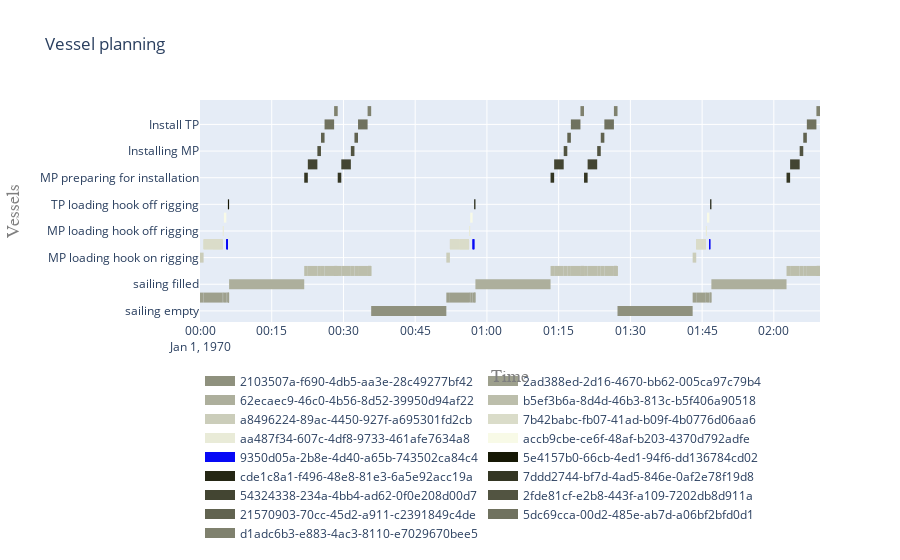

Notebook code for this chart:
### Code cell
plot.vessel_planning([*single_run, *loading, *unloading])

### Figure 1 — Plotly figure (JSON) as saved in the notebook; plotly's stock layout.template omitted (floating-point values rounded to 4 significant figures; data arrays with more than 128 entries replaced by an {"elided": "..."} marker saying what was removed)
{"data": [{"connectgaps": false, "hoverinfo": "y+name", "line": {"color": "rgb(143,145,126)", "width": 10}, "mode": "lines", "name": "2103507a-f690-4db5-aa3e-28c49277bf42", "type": "scatter", "x": ["1970-01-01T00:00:00", "1970-01-01T00:00:00", "1970-01-01T00:00:00", "1970-01-01T00:00:00", "1970-01-01T00:00:00", "1970-01-01T00:35:47.824591", "1970-01-01T00:35:47.824591", "1970-01-01T00:51:30.649183", "1970-01-01T00:51:30.649183", "1970-01-01T00:51:30.649183", "1970-01-01T01:27:18.473774", "1970-01-01T01:27:18.473774", "1970-01-01T01:43:01.298365", "1970-01-01T01:43:01.298365", "1970-01-01T01:43:01.298365"], "y": ["sailing empty", "sailing empty", "sailing empty", "sailing empty", null, "sailing empty", "sailing empty", "sailing empty", "sailing empty", null, "sailing empty", "sailing empty", "sailing empty", "sailing empty", null]}, {"connectgaps": false, "hoverinfo": "y+name", "line": {"color": "rgb(158,160,141)", "width": 10}, "mode": "lines", "name": "2ad388ed-2d16-4670-bb62-005ca97c79b4", "type": "scatter", "x": ["1970-01-01T00:00:00", "1970-01-01T00:00:00", "1970-01-01T00:00:45", "1970-01-01T00:00:45", "1970-01-01T00:00:45", "1970-01-01T00:00:45", "1970-01-01T00:00:45", "1970-01-01T00:04:45", "1970-01-01T00:04:45", "1970-01-01T00:04:45", "1970-01-01T00:04:45", "1970-01-01T00:04:45", "1970-01-01T00:05:00", "1970-01-01T00:05:00", "1970-01-01T00:05:00", "1970-01-01T00:05:00", "1970-01-01T00:05:00", "1970-01-01T00:05:30", "1970-01-01T00:05:30", "1970-01-01T00:05:30", "1970-01-01T00:05:30", "1970-01-01T00:05:30", "1970-01-01T00:05:50", "1970-01-01T00:05:50", "1970-01-01T00:05:50", "1970-01-01T00:05:50", "1970-01-01T00:05:50", "1970-01-01T00:06:05", "1970-01-01T00:06:05", "1970-01-01T00:06:05", "1970-01-01T00:05:50", "1970-01-01T00:05:50", "1970-01-01T00:06:05", "1970-01-01T00:06:05", "1970-01-01T00:06:05", "1970-01-01T00:51:30.649183", "1970-01-01T00:51:30.649183", "1970-01-01T00:52:15.649183", "1970-01-01T00:52:15.649183", "1970-01-01T00:52:15.649183", "1970-01-01T00:52:15.649183", "1970-01-01T00:52:15.649183", "1970-01-01T00:56:15.649183", "1970-01-01T00:56:15.649183", "1970-01-01T00:56:15.649183", "1970-01-01T00:56:15.649183", "1970-01-01T00:56:15.649183", "1970-01-01T00:56:30.649183", "1970-01-01T00:56:30.649183", "1970-01-01T00:56:30.649183", "1970-01-01T00:56:30.649183", "1970-01-01T00:56:30.649183", "1970-01-01T00:57:00.649183", "1970-01-01T00:57:00.649183", "1970-01-01T00:57:00.649183", "1970-01-01T00:57:00.649183", "1970-01-01T00:57:00.649183", "1970-01-01T00:57:20.649183", "1970-01-01T00:57:20.649183", "1970-01-01T00:57:20.649183", "1970-01-01T00:57:20.649183", "1970-01-01T00:57:20.649183", "1970-01-01T00:57:35.649183", "1970-01-01T00:57:35.649183", "1970-01-01T00:57:35.649183", "1970-01-01T00:57:20.649183", "1970-01-01T00:57:20.649183", "1970-01-01T00:57:35.649183", "1970-01-01T00:57:35.649183", "1970-01-01T00:57:35.649183", "1970-01-01T01:43:01.298365", "1970-01-01T01:43:01.298365", "1970-01-01T01:43:46.298365", "1970-01-01T01:43:46.298365", "1970-01-01T01:43:46.298365", "1970-01-01T01:43:46.298365", "1970-01-01T01:43:46.298365", "1970-01-01T01:45:46.298365", "1970-01-01T01:45:46.298365", "1970-01-01T01:45:46.298365", "1970-01-01T01:45:46.298365", "1970-01-01T01:45:46.298365", "1970-01-01T01:46:01.298365", "1970-01-01T01:46:01.298365", "1970-01-01T01:46:01.298365", "1970-01-01T01:46:01.298365", "1970-01-01T01:46:01.298365", "1970-01-01T01:46:31.298365", "1970-01-01T01:46:31.298365", "1970-01-01T01:46:31.298365", "1970-01-01T01:46:31.298365", "1970-01-01T01:46:31.298365", "1970-01-01T01:46:41.298365", "1970-01-01T01:46:41.298365", "1970-01-01T01:46:41.298365", "1970-01-01T01:46:41.298365", "1970-01-01T01:46:41.298365", "1970-01-01T01:46:56.298365", "1970-01-01T01:46:56.298365", "1970-01-01T01:46:56.298365", "1970-01-01T01:46:41.298365", "1970-01-01T01:46:41.298365", "1970-01-01T01:46:56.298365", "1970-01-01T01:46:56.298365", "1970-01-01T01:46:56.298365"], "y": ["loading", "loading", "loading", "loading", null, "loading", "loading", "loading", "loading", null, "loading", "loading", "loading", "loading", null, "loading", "loading", "loading", "loading", null, "loading", "loading", "loading", "loading", null, "loading", "loading", "loading", "loading", null, "loading", "loading", "loading", "loading", null, "loading", "loading", "loading", "loading", null, "loading", "loading", "loading", "loading", null, "loading", "loading", "loading", "loading", null, "loading", "loading", "loading", "loading", null, "loading", "loading", "loading", "loading", null, "loading", "loading", "loading", "loading", null, "loading", "loading", "loading", "loading", null, "loading", "loading", "loading", "loading", null, "loading", "loading", "loading", "loading", null, "loading", "loading", "loading", "loading", null, "loading", "loading", "loading", "loading", null, "loading", "loading", "loading", "loading", null, "loading", "loading", "loading", "loading", null, "loading", "loading", "loading", "loading", null]}, {"connectgaps": false, "hoverinfo": "y+name", "line": {"color": "rgb(173,175,156)", "width": 10}, "mode": "lines", "name": "62ecaec9-46c0-4b56-8d52-39950d94af22", "type": "scatter", "x": ["1970-01-01T00:06:05", "1970-01-01T00:06:05", "1970-01-01T00:21:47.824591", "1970-01-01T00:21:47.824591", "1970-01-01T00:21:47.824591", "1970-01-01T00:57:35.649183", "1970-01-01T00:57:35.649183", "1970-01-01T01:13:18.473774", "1970-01-01T01:13:18.473774", "1970-01-01T01:13:18.473774", "1970-01-01T01:46:56.298365", "1970-01-01T01:46:56.298365", "1970-01-01T02:02:39.122956", "1970-01-01T02:02:39.122956", "1970-01-01T02:02:39.122956"], "y": ["sailing filled", "sailing filled", "sailing filled", "sailing filled", null, "sailing filled", "sailing filled", "sailing filled", "sailing filled", null, "sailing filled", "sailing filled", "sailing filled", "sailing filled", null]}, {"connectgaps": false, "hoverinfo": "y+name", "line": {"color": "rgb(188,190,171)", "width": 10}, "mode": "lines", "name": "b5ef3b6a-8d4d-46b3-813c-b5f406a90518", "type": "scatter", "x": {"elided": "240 str values"}, "y": {"elided": "240 str values"}}, {"connectgaps": false, "hoverinfo": "y+name", "line": {"color": "rgb(203,205,186)", "width": 10}, "mode": "lines", "name": "a8496224-89ac-4450-927f-a695301fd2cb", "type": "scatter", "x": ["1970-01-01T00:00:00", "1970-01-01T00:00:00", "1970-01-01T00:00:45", "1970-01-01T00:00:45", "1970-01-01T00:00:45", "1970-01-01T00:51:30.649183", "1970-01-01T00:51:30.649183", "1970-01-01T00:52:15.649183", "1970-01-01T00:52:15.649183", "1970-01-01T00:52:15.649183", "1970-01-01T01:43:01.298365", "1970-01-01T01:43:01.298365", "1970-01-01T01:43:46.298365", "1970-01-01T01:43:46.298365", "1970-01-01T01:43:46.298365"], "y": ["MP loading hook on rigging", "MP loading hook on rigging", "MP loading hook on rigging", "MP loading hook on rigging", null, "MP loading hook on rigging", "MP loading hook on rigging", "MP loading hook on rigging", "MP loading hook on rigging", null, "MP loading hook on rigging", "MP loading hook on rigging", "MP loading hook on rigging", "MP loading hook on rigging", null]}, {"connectgaps": false, "hoverinfo": "y+name", "line": {"color": "rgb(218,220,201)", "width": 10}, "mode": "lines", "name": "7b42babc-fb07-41ad-b09f-4b0776d06aa6", "type": "scatter", "x": ["1970-01-01T00:00:45", "1970-01-01T00:00:45", "1970-01-01T00:02:45", "1970-01-01T00:02:45", "1970-01-01T00:02:45", "1970-01-01T00:00:45", "1970-01-01T00:00:45", "1970-01-01T00:02:45", "1970-01-01T00:02:45", "1970-01-01T00:02:45", "1970-01-01T00:00:45", "1970-01-01T00:00:45", "1970-01-01T00:02:45", "1970-01-01T00:02:45", "1970-01-01T00:02:45", "1970-01-01T00:02:45", "1970-01-01T00:02:45", "1970-01-01T00:04:45", "1970-01-01T00:04:45", "1970-01-01T00:04:45", "1970-01-01T00:02:45", "1970-01-01T00:02:45", "1970-01-01T00:04:45", "1970-01-01T00:04:45", "1970-01-01T00:04:45", "1970-01-01T00:02:45", "1970-01-01T00:02:45", "1970-01-01T00:04:45", "1970-01-01T00:04:45", "1970-01-01T00:04:45", "1970-01-01T00:02:45", "1970-01-01T00:02:45", "1970-01-01T00:04:45", "1970-01-01T00:04:45", "1970-01-01T00:04:45", "1970-01-01T00:52:15.649183", "1970-01-01T00:52:15.649183", "1970-01-01T00:54:15.649183", "1970-01-01T00:54:15.649183", "1970-01-01T00:54:15.649183", "1970-01-01T00:52:15.649183", "1970-01-01T00:52:15.649183", "1970-01-01T00:54:15.649183", "1970-01-01T00:54:15.649183", "1970-01-01T00:54:15.649183", "1970-01-01T00:52:15.649183", "1970-01-01T00:52:15.649183", "1970-01-01T00:54:15.649183", "1970-01-01T00:54:15.649183", "1970-01-01T00:54:15.649183", "1970-01-01T00:54:15.649183", "1970-01-01T00:54:15.649183", "1970-01-01T00:56:15.649183", "1970-01-01T00:56:15.649183", "1970-01-01T00:56:15.649183", "1970-01-01T00:54:15.649183", "1970-01-01T00:54:15.649183", "1970-01-01T00:56:15.649183", "1970-01-01T00:56:15.649183", "1970-01-01T00:56:15.649183", "1970-01-01T00:54:15.649183", "1970-01-01T00:54:15.649183", "1970-01-01T00:56:15.649183", "1970-01-01T00:56:15.649183", "1970-01-01T00:56:15.649183", "1970-01-01T00:54:15.649183", "1970-01-01T00:54:15.649183", "1970-01-01T00:56:15.649183", "1970-01-01T00:56:15.649183", "1970-01-01T00:56:15.649183", "1970-01-01T01:43:46.298365", "1970-01-01T01:43:46.298365", "1970-01-01T01:45:46.298365", "1970-01-01T01:45:46.298365", "1970-01-01T01:45:46.298365", "1970-01-01T01:43:46.298365", "1970-01-01T01:43:46.298365", "1970-01-01T01:45:46.298365", "1970-01-01T01:45:46.298365", "1970-01-01T01:45:46.298365", "1970-01-01T01:43:46.298365", "1970-01-01T01:43:46.298365", "1970-01-01T01:45:46.298365", "1970-01-01T01:45:46.298365", "1970-01-01T01:45:46.298365", "1970-01-01T01:43:46.298365", "1970-01-01T01:43:46.298365", "1970-01-01T01:45:46.298365", "1970-01-01T01:45:46.298365", "1970-01-01T01:45:46.298365"], "y": ["loading MP while", "loading MP while", "loading MP while", "loading MP while", null, "loading MP while", "loading MP while", "loading MP while", "loading MP while", null, "loading MP while", "loading MP while", "loading MP while", "loading MP while", null, "loading MP while", "loading MP while", "loading MP while", "loading MP while", null, "loading MP while", "loading MP while", "loading MP while", "loading MP while", null, "loading MP while", "loading MP while", "loading MP while", "loading MP while", null, "loading MP while", "loading MP while", "loading MP while", "loading MP while", null, "loading MP while", "loading MP while", "loading MP while", "loading MP while", null, "loading MP while", "loading MP while", "loading MP while", "loading MP while", null, "loading MP while", "loading MP while", "loading MP while", "loading MP while", null, "loading MP while", "loading MP while", "loading MP while", "loading MP while", null, "loading MP while", "loading MP while", "loading MP while", "loading MP while", null, "loading MP while", "loading MP while", "loading MP while", "loading MP while", null, "loading MP while", "loading MP while", "loading MP while", "loading MP while", null, "loading MP while", "loading MP while", "loading MP while", "loading MP while", null, "loading MP while", "loading MP while", "loading MP while", "loading MP while", null, "loading MP while", "loading MP while", "loading MP while", "loading MP while", null, "loading MP while", "loading MP while", "loading MP while", "loading MP while", null]}, {"connectgaps": false, "hoverinfo": "y+name", "line": {"color": "rgb(233,235,216)", "width": 10}, "mode": "lines", "name": "aa487f34-607c-4df8-9733-461afe7634a8", "type": "scatter", "x": ["1970-01-01T00:04:45", "1970-01-01T00:04:45", "1970-01-01T00:05:00", "1970-01-01T00:05:00", "1970-01-01T00:05:00", "1970-01-01T00:56:15.649183", "1970-01-01T00:56:15.649183", "1970-01-01T00:56:30.649183", "1970-01-01T00:56:30.649183", "1970-01-01T00:56:30.649183", "1970-01-01T01:45:46.298365", "1970-01-01T01:45:46.298365", "1970-01-01T01:46:01.298365", "1970-01-01T01:46:01.298365", "1970-01-01T01:46:01.298365"], "y": ["MP loading hook off rigging", "MP loading hook off rigging", "MP loading hook off rigging", "MP loading hook off rigging", null, "MP loading hook off rigging", "MP loading hook off rigging", "MP loading hook off rigging", "MP loading hook off rigging", null, "MP loading hook off rigging", "MP loading hook off rigging", "MP loading hook off rigging", "MP loading hook off rigging", null]}, {"connectgaps": false, "hoverinfo": "y+name", "line": {"color": "rgb(248,250,231)", "width": 10}, "mode": "lines", "name": "accb9cbe-ce6f-48af-b203-4370d792adfe", "type": "scatter", "x": ["1970-01-01T00:05:00", "1970-01-01T00:05:00", "1970-01-01T00:05:30", "1970-01-01T00:05:30", "1970-01-01T00:05:30", "1970-01-01T00:56:30.649183", "1970-01-01T00:56:30.649183", "1970-01-01T00:57:00.649183", "1970-01-01T00:57:00.649183", "1970-01-01T00:57:00.649183", "1970-01-01T01:46:01.298365", "1970-01-01T01:46:01.298365", "1970-01-01T01:46:31.298365", "1970-01-01T01:46:31.298365", "1970-01-01T01:46:31.298365"], "y": ["TP loading hook on rigging", "TP loading hook on rigging", "TP loading hook on rigging", "TP loading hook on rigging", null, "TP loading hook on rigging", "TP loading hook on rigging", "TP loading hook on rigging", "TP loading hook on rigging", null, "TP loading hook on rigging", "TP loading hook on rigging", "TP loading hook on rigging", "TP loading hook on rigging", null]}, {"connectgaps": false, "hoverinfo": "y+name", "line": {"color": "rgb(7,9,246)", "width": 10}, "mode": "lines", "name": "9350d05a-2b8e-4d40-a65b-743502ca84c4", "type": "scatter", "x": ["1970-01-01T00:05:30", "1970-01-01T00:05:30", "1970-01-01T00:05:40", "1970-01-01T00:05:40", "1970-01-01T00:05:40", "1970-01-01T00:05:30", "1970-01-01T00:05:30", "1970-01-01T00:05:40", "1970-01-01T00:05:40", "1970-01-01T00:05:40", "1970-01-01T00:05:30", "1970-01-01T00:05:30", "1970-01-01T00:05:40", "1970-01-01T00:05:40", "1970-01-01T00:05:40", "1970-01-01T00:05:40", "1970-01-01T00:05:40", "1970-01-01T00:05:50", "1970-01-01T00:05:50", "1970-01-01T00:05:50", "1970-01-01T00:05:40", "1970-01-01T00:05:40", "1970-01-01T00:05:50", "1970-01-01T00:05:50", "1970-01-01T00:05:50", "1970-01-01T00:05:40", "1970-01-01T00:05:40", "1970-01-01T00:05:50", "1970-01-01T00:05:50", "1970-01-01T00:05:50", "1970-01-01T00:05:40", "1970-01-01T00:05:40", "1970-01-01T00:05:50", "1970-01-01T00:05:50", "1970-01-01T00:05:50", "1970-01-01T00:57:00.649183", "1970-01-01T00:57:00.649183", "1970-01-01T00:57:10.649183", "1970-01-01T00:57:10.649183", "1970-01-01T00:57:10.649183", "1970-01-01T00:57:00.649183", "1970-01-01T00:57:00.649183", "1970-01-01T00:57:10.649183", "1970-01-01T00:57:10.649183", "1970-01-01T00:57:10.649183", "1970-01-01T00:57:00.649183", "1970-01-01T00:57:00.649183", "1970-01-01T00:57:10.649183", "1970-01-01T00:57:10.649183", "1970-01-01T00:57:10.649183", "1970-01-01T00:57:10.649183", "1970-01-01T00:57:10.649183", "1970-01-01T00:57:20.649183", "1970-01-01T00:57:20.649183", "1970-01-01T00:57:20.649183", "1970-01-01T00:57:10.649183", "1970-01-01T00:57:10.649183", "1970-01-01T00:57:20.649183", "1970-01-01T00:57:20.649183", "1970-01-01T00:57:20.649183", "1970-01-01T00:57:10.649183", "1970-01-01T00:57:10.649183", "1970-01-01T00:57:20.649183", "1970-01-01T00:57:20.649183", "1970-01-01T00:57:20.649183", "1970-01-01T00:57:10.649183", "1970-01-01T00:57:10.649183", "1970-01-01T00:57:20.649183", "1970-01-01T00:57:20.649183", "1970-01-01T00:57:20.649183", "1970-01-01T01:46:31.298365", "1970-01-01T01:46:31.298365", "1970-01-01T01:46:41.298365", "1970-01-01T01:46:41.298365", "1970-01-01T01:46:41.298365", "1970-01-01T01:46:31.298365", "1970-01-01T01:46:31.298365", "1970-01-01T01:46:41.298365", "1970-01-01T01:46:41.298365", "1970-01-01T01:46:41.298365", "1970-01-01T01:46:31.298365", "1970-01-01T01:46:31.298365", "1970-01-01T01:46:41.298365", "1970-01-01T01:46:41.298365", "1970-01-01T01:46:41.298365", "1970-01-01T01:46:31.298365", "1970-01-01T01:46:31.298365", "1970-01-01T01:46:41.298365", "1970-01-01T01:46:41.298365", "1970-01-01T01:46:41.298365"], "y": ["loading MP while", "loading MP while", "loading MP while", "loading MP while", null, "loading MP while", "loading MP while", "loading MP while", "loading MP while", null, "loading MP while", "loading MP while", "loading MP while", "loading MP while", null, "loading MP while", "loading MP while", "loading MP while", "loading MP while", null, "loading MP while", "loading MP while", "loading MP while", "loading MP while", null, "loading MP while", "loading MP while", "loading MP while", "loading MP while", null, "loading MP while", "loading MP while", "loading MP while", "loading MP while", null, "loading MP while", "loading MP while", "loading MP while", "loading MP while", null, "loading MP while", "loading MP while", "loading MP while", "loading MP while", null, "loading MP while", "loading MP while", "loading MP while", "loading MP while", null, "loading MP while", "loading MP while", "loading MP while", "loading MP while", null, "loading MP while", "loading MP while", "loading MP while", "loading MP while", null, "loading MP while", "loading MP while", "loading MP while", "loading MP while", null, "loading MP while", "loading MP while", "loading MP while", "loading MP while", null, "loading MP while", "loading MP while", "loading MP while", "loading MP while", null, "loading MP while", "loading MP while", "loading MP while", "loading MP while", null, "loading MP while", "loading MP while", "loading MP while", "loading MP while", null, "loading MP while", "loading MP while", "loading MP while", "loading MP while", null]}, {"connectgaps": false, "hoverinfo": "y+name", "line": {"color": "rgb(22,24,5)", "width": 10}, "mode": "lines", "name": "5e4157b0-66cb-4ed1-94f6-dd136784cd02", "type": "scatter", "x": ["1970-01-01T00:05:50", "1970-01-01T00:05:50", "1970-01-01T00:06:05", "1970-01-01T00:06:05", "1970-01-01T00:06:05", "1970-01-01T00:57:20.649183", "1970-01-01T00:57:20.649183", "1970-01-01T00:57:35.649183", "1970-01-01T00:57:35.649183", "1970-01-01T00:57:35.649183", "1970-01-01T01:46:41.298365", "1970-01-01T01:46:41.298365", "1970-01-01T01:46:56.298365", "1970-01-01T01:46:56.298365", "1970-01-01T01:46:56.298365"], "y": ["TP loading hook off rigging", "TP loading hook off rigging", "TP loading hook off rigging", "TP loading hook off rigging", null, "TP loading hook off rigging", "TP loading hook off rigging", "TP loading hook off rigging", "TP loading hook off rigging", null, "TP loading hook off rigging", "TP loading hook off rigging", "TP loading hook off rigging", "TP loading hook off rigging", null]}, {"connectgaps": false, "hoverinfo": "y+name", "line": {"color": "rgb(37,39,20)", "width": 10}, "mode": "lines", "name": "cde1c8a1-f496-48e8-81e3-6a5e92acc19a", "type": "scatter", "x": ["1970-01-01T00:21:47.824591", "1970-01-01T00:21:47.824591", "1970-01-01T00:21:47.824591", "1970-01-01T00:21:47.824591", "1970-01-01T00:21:47.824591", "1970-01-01T00:28:47.824591", "1970-01-01T00:28:47.824591", "1970-01-01T00:28:47.824591", "1970-01-01T00:28:47.824591", "1970-01-01T00:28:47.824591", "1970-01-01T01:13:18.473774", "1970-01-01T01:13:18.473774", "1970-01-01T01:13:18.473774", "1970-01-01T01:13:18.473774", "1970-01-01T01:13:18.473774", "1970-01-01T01:20:18.473774", "1970-01-01T01:20:18.473774", "1970-01-01T01:20:18.473774", "1970-01-01T01:20:18.473774", "1970-01-01T01:20:18.473774", "1970-01-01T02:02:39.122956", "1970-01-01T02:02:39.122956", "1970-01-01T02:02:39.122956", "1970-01-01T02:02:39.122956", "1970-01-01T02:02:39.122956"], "y": ["sailing transit", "sailing transit", "sailing transit", "sailing transit", null, "sailing transit", "sailing transit", "sailing transit", "sailing transit", null, "sailing transit", "sailing transit", "sailing transit", "sailing transit", null, "sailing transit", "sailing transit", "sailing transit", "sailing transit", null, "sailing transit", "sailing transit", "sailing transit", "sailing transit", null]}, {"connectgaps": false, "hoverinfo": "y+name", "line": {"color": "rgb(52,54,35)", "width": 10}, "mode": "lines", "name": "7ddd2744-bf7d-4ad5-846e-0af2e78f19d8", "type": "scatter", "x": ["1970-01-01T00:21:47.824591", "1970-01-01T00:21:47.824591", "1970-01-01T00:22:32.824591", "1970-01-01T00:22:32.824591", "1970-01-01T00:22:32.824591", "1970-01-01T00:28:47.824591", "1970-01-01T00:28:47.824591", "1970-01-01T00:29:32.824591", "1970-01-01T00:29:32.824591", "1970-01-01T00:29:32.824591", "1970-01-01T01:13:18.473774", "1970-01-01T01:13:18.473774", "1970-01-01T01:14:03.473774", "1970-01-01T01:14:03.473774", "1970-01-01T01:14:03.473774", "1970-01-01T01:20:18.473774", "1970-01-01T01:20:18.473774", "1970-01-01T01:21:03.473774", "1970-01-01T01:21:03.473774", "1970-01-01T01:21:03.473774", "1970-01-01T02:02:39.122956", "1970-01-01T02:02:39.122956", "1970-01-01T02:03:24.122956", "1970-01-01T02:03:24.122956", "1970-01-01T02:03:24.122956"], "y": ["MP preparing for installation", "MP preparing for installation", "MP preparing for installation", "MP preparing for installation", null, "MP preparing for installation", "MP preparing for installation", "MP preparing for installation", "MP preparing for installation", null, "MP preparing for installation", "MP preparing for installation", "MP preparing for installation", "MP preparing for installation", null, "MP preparing for installation", "MP preparing for installation", "MP preparing for installation", "MP preparing for installation", null, "MP preparing for installation", "MP preparing for installation", "MP preparing for installation", "MP preparing for installation", null]}, {"connectgaps": false, "hoverinfo": "y+name", "line": {"color": "rgb(67,69,50)", "width": 10}, "mode": "lines", "name": "54324338-234a-4bb4-ad62-0f0e208d00d7", "type": "scatter", "x": ["1970-01-01T00:22:32.824591", "1970-01-01T00:22:32.824591", "1970-01-01T00:24:32.824591", "1970-01-01T00:24:32.824591", "1970-01-01T00:24:32.824591", "1970-01-01T00:29:32.824591", "1970-01-01T00:29:32.824591", "1970-01-01T00:31:32.824591", "1970-01-01T00:31:32.824591", "1970-01-01T00:31:32.824591", "1970-01-01T01:14:03.473774", "1970-01-01T01:14:03.473774", "1970-01-01T01:16:03.473774", "1970-01-01T01:16:03.473774", "1970-01-01T01:16:03.473774", "1970-01-01T01:21:03.473774", "1970-01-01T01:21:03.473774", "1970-01-01T01:23:03.473774", "1970-01-01T01:23:03.473774", "1970-01-01T01:23:03.473774", "1970-01-01T02:03:24.122956", "1970-01-01T02:03:24.122956", "1970-01-01T02:05:24.122956", "1970-01-01T02:05:24.122956", "1970-01-01T02:05:24.122956"], "y": ["Install MP", "Install MP", "Install MP", "Install MP", null, "Install MP", "Install MP", "Install MP", "Install MP", null, "Install MP", "Install MP", "Install MP", "Install MP", null, "Install MP", "Install MP", "Install MP", "Install MP", null, "Install MP", "Install MP", "Install MP", "Install MP", null]}, {"connectgaps": false, "hoverinfo": "y+name", "line": {"color": "rgb(82,84,65)", "width": 10}, "mode": "lines", "name": "2fde81cf-e2b8-443f-a109-7202db8d911a", "type": "scatter", "x": ["1970-01-01T00:24:32.824591", "1970-01-01T00:24:32.824591", "1970-01-01T00:25:17.824591", "1970-01-01T00:25:17.824591", "1970-01-01T00:25:17.824591", "1970-01-01T00:31:32.824591", "1970-01-01T00:31:32.824591", "1970-01-01T00:32:17.824591", "1970-01-01T00:32:17.824591", "1970-01-01T00:32:17.824591", "1970-01-01T01:16:03.473774", "1970-01-01T01:16:03.473774", "1970-01-01T01:16:48.473774", "1970-01-01T01:16:48.473774", "1970-01-01T01:16:48.473774", "1970-01-01T01:23:03.473774", "1970-01-01T01:23:03.473774", "1970-01-01T01:23:48.473774", "1970-01-01T01:23:48.473774", "1970-01-01T01:23:48.473774", "1970-01-01T02:05:24.122956", "1970-01-01T02:05:24.122956", "1970-01-01T02:06:09.122956", "1970-01-01T02:06:09.122956", "1970-01-01T02:06:09.122956"], "y": ["Installing MP", "Installing MP", "Installing MP", "Installing MP", null, "Installing MP", "Installing MP", "Installing MP", "Installing MP", null, "Installing MP", "Installing MP", "Installing MP", "Installing MP", null, "Installing MP", "Installing MP", "Installing MP", "Installing MP", null, "Installing MP", "Installing MP", "Installing MP", "Installing MP", null]}, {"connectgaps": false, "hoverinfo": "y+name", "line": {"color": "rgb(97,99,80)", "width": 10}, "mode": "lines", "name": "21570903-70cc-45d2-a911-c2391849c4de", "type": "scatter", "x": ["1970-01-01T00:25:17.824591", "1970-01-01T00:25:17.824591", "1970-01-01T00:26:02.824591", "1970-01-01T00:26:02.824591", "1970-01-01T00:26:02.824591", "1970-01-01T00:32:17.824591", "1970-01-01T00:32:17.824591", "1970-01-01T00:33:02.824591", "1970-01-01T00:33:02.824591", "1970-01-01T00:33:02.824591", "1970-01-01T01:16:48.473774", "1970-01-01T01:16:48.473774", "1970-01-01T01:17:33.473774", "1970-01-01T01:17:33.473774", "1970-01-01T01:17:33.473774", "1970-01-01T01:23:48.473774", "1970-01-01T01:23:48.473774", "1970-01-01T01:24:33.473774", "1970-01-01T01:24:33.473774", "1970-01-01T01:24:33.473774", "1970-01-01T02:06:09.122956", "1970-01-01T02:06:09.122956", "1970-01-01T02:06:54.122956", "1970-01-01T02:06:54.122956", "1970-01-01T02:06:54.122956"], "y": ["Prepare TP installation", "Prepare TP installation", "Prepare TP installation", "Prepare TP installation", null, "Prepare TP installation", "Prepare TP installation", "Prepare TP installation", "Prepare TP installation", null, "Prepare TP installation", "Prepare TP installation", "Prepare TP installation", "Prepare TP installation", null, "Prepare TP installation", "Prepare TP installation", "Prepare TP installation", "Prepare TP installation", null, "Prepare TP installation", "Prepare TP installation", "Prepare TP installation", "Prepare TP installation", null]}, {"connectgaps": false, "hoverinfo": "y+name", "line": {"color": "rgb(112,114,95)", "width": 10}, "mode": "lines", "name": "5dc69cca-00d2-485e-ab7d-a06bf2bfd0d1", "type": "scatter", "x": ["1970-01-01T00:26:02.824591", "1970-01-01T00:26:02.824591", "1970-01-01T00:28:02.824591", "1970-01-01T00:28:02.824591", "1970-01-01T00:28:02.824591", "1970-01-01T00:33:02.824591", "1970-01-01T00:33:02.824591", "1970-01-01T00:35:02.824591", "1970-01-01T00:35:02.824591", "1970-01-01T00:35:02.824591", "1970-01-01T01:17:33.473774", "1970-01-01T01:17:33.473774", "1970-01-01T01:19:33.473774", "1970-01-01T01:19:33.473774", "1970-01-01T01:19:33.473774", "1970-01-01T01:24:33.473774", "1970-01-01T01:24:33.473774", "1970-01-01T01:26:33.473774", "1970-01-01T01:26:33.473774", "1970-01-01T01:26:33.473774", "1970-01-01T02:06:54.122956", "1970-01-01T02:06:54.122956", "1970-01-01T02:08:54.122956", "1970-01-01T02:08:54.122956", "1970-01-01T02:08:54.122956"], "y": ["Install TP", "Install TP", "Install TP", "Install TP", null, "Install TP", "Install TP", "Install TP", "Install TP", null, "Install TP", "Install TP", "Install TP", "Install TP", null, "Install TP", "Install TP", "Install TP", "Install TP", null, "Install TP", "Install TP", "Install TP", "Install TP", null]}, {"connectgaps": false, "hoverinfo": "y+name", "line": {"color": "rgb(127,129,110)", "width": 10}, "mode": "lines", "name": "d1adc6b3-e883-4ac3-8110-e7029670bee5", "type": "scatter", "x": ["1970-01-01T00:28:02.824591", "1970-01-01T00:28:02.824591", "1970-01-01T00:28:47.824591", "1970-01-01T00:28:47.824591", "1970-01-01T00:28:47.824591", "1970-01-01T00:35:02.824591", "1970-01-01T00:35:02.824591", "1970-01-01T00:35:47.824591", "1970-01-01T00:35:47.824591", "1970-01-01T00:35:47.824591", "1970-01-01T01:19:33.473774", "1970-01-01T01:19:33.473774", "1970-01-01T01:20:18.473774", "1970-01-01T01:20:18.473774", "1970-01-01T01:20:18.473774", "1970-01-01T01:26:33.473774", "1970-01-01T01:26:33.473774", "1970-01-01T01:27:18.473774", "1970-01-01T01:27:18.473774", "1970-01-01T01:27:18.473774", "1970-01-01T02:08:54.122956", "1970-01-01T02:08:54.122956", "1970-01-01T02:09:39.122956", "1970-01-01T02:09:39.122956", "1970-01-01T02:09:39.122956"], "y": ["TP finalize installation", "TP finalize installation", "TP finalize installation", "TP finalize installation", null, "TP finalize installation", "TP finalize installation", "TP finalize installation", "TP finalize installation", null, "TP finalize installation", "TP finalize installation", "TP finalize installation", "TP finalize installation", null, "TP finalize installation", "TP finalize installation", "TP finalize installation", "TP finalize installation", null, "TP finalize installation", "TP finalize installation", "TP finalize installation", "TP finalize installation", null]}], "layout": {"hovermode": "closest", "legend": {"orientation": "h", "x": 0, "y": -0.2}, "title": {"text": "Vessel planning"}, "xaxis": {"range": ["1970-01-01T00:00:00", "1970-01-01T02:09:39.122956"], "title": {"font": {"color": "#7f7f7f", "family": "Courier New, monospace", "size": 18}, "text": "Time"}}, "yaxis": {"title": {"font": {"color": "#7f7f7f", "family": "Courier New, monospace", "size": 18}, "text": "Vessels"}}}}
